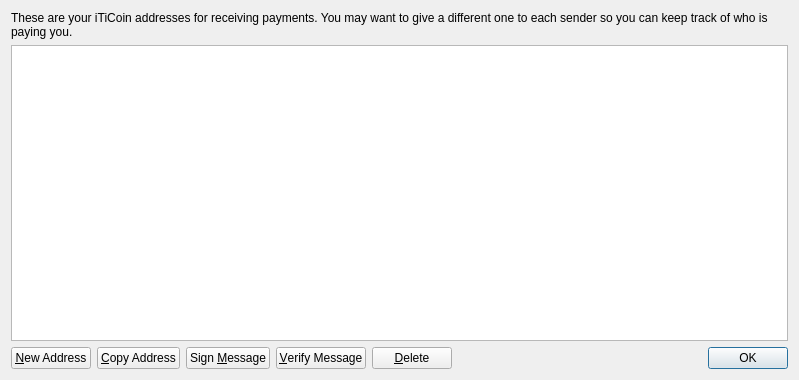
<?xml version="1.0" encoding="UTF-8"?>
<ui version="4.0">
 <class>AddressBookPage</class>
 <widget class="QWidget" name="AddressBookPage">
  <property name="geometry">
   <rect>
    <x>0</x>
    <y>0</y>
    <width>799</width>
    <height>380</height>
   </rect>
  </property>
  <property name="windowTitle">
   <string>Address Book</string>
  </property>
  <layout class="QVBoxLayout" name="verticalLayout">
   <item>
    <widget class="QLabel" name="labelExplanation">
     <property name="text">
      <string>These are your iTiCoin addresses for receiving payments. You may want to give a different one to each sender so you can keep track of who is paying you.</string>
     </property>
     <property name="textFormat">
      <enum>Qt::PlainText</enum>
     </property>
     <property name="wordWrap">
      <bool>true</bool>
     </property>
    </widget>
   </item>
   <item>
    <widget class="QTableView" name="tableView">
     <property name="contextMenuPolicy">
      <enum>Qt::CustomContextMenu</enum>
     </property>
     <property name="toolTip">
      <string>Double-click to edit address or label</string>
     </property>
     <property name="tabKeyNavigation">
      <bool>false</bool>
     </property>
     <property name="alternatingRowColors">
      <bool>true</bool>
     </property>
     <property name="selectionMode">
      <enum>QAbstractItemView::SingleSelection</enum>
     </property>
     <property name="selectionBehavior">
      <enum>QAbstractItemView::SelectRows</enum>
     </property>
     <property name="sortingEnabled">
      <bool>true</bool>
     </property>
     <attribute name="verticalHeaderVisible">
      <bool>false</bool>
     </attribute>
    </widget>
   </item>
   <item>
    <layout class="QHBoxLayout" name="horizontalLayout">
     <item>
      <widget class="QPushButton" name="newAddressButton">
       <property name="toolTip">
        <string>Create a new address</string>
       </property>
       <property name="text">
        <string>&amp;New Address</string>
       </property>
       <property name="icon">
        <iconset resource="../bitcoin.qrc">
         <normaloff>:/icons/add</normaloff>:/icons/add</iconset>
       </property>
      </widget>
     </item>
     <item>
      <widget class="QPushButton" name="copyToClipboard">
       <property name="toolTip">
        <string>Copy the currently selected address to the system clipboard</string>
       </property>
       <property name="text">
        <string>&amp;Copy Address</string>
       </property>
       <property name="icon">
        <iconset resource="../bitcoin.qrc">
         <normaloff>:/icons/editcopy</normaloff>:/icons/editcopy</iconset>
       </property>
      </widget>
     </item>
     <item>
      <widget class="QPushButton" name="signMessage">
       <property name="toolTip">
        <string>Sign a message to prove you own a iTiCoin address</string>
       </property>
       <property name="text">
        <string>Sign &amp;Message</string>
       </property>
       <property name="icon">
        <iconset resource="../bitcoin.qrc">
         <normaloff>:/icons/edit</normaloff>:/icons/edit</iconset>
       </property>
      </widget>
     </item>
     <item>
      <widget class="QPushButton" name="verifyMessage">
       <property name="toolTip">
        <string>Verify a message to ensure it was signed with a specified iTiCoin address</string>
       </property>
       <property name="text">
        <string>&amp;Verify Message</string>
       </property>
       <property name="icon">
        <iconset resource="../bitcoin.qrc">
         <normaloff>:/icons/transaction_0</normaloff>:/icons/transaction_0</iconset>
       </property>
      </widget>
     </item>
     <item>
      <widget class="QPushButton" name="deleteButton">
       <property name="toolTip">
        <string>Delete the currently selected address from the list</string>
       </property>
       <property name="text">
        <string>&amp;Delete</string>
       </property>
       <property name="icon">
        <iconset resource="../bitcoin.qrc">
         <normaloff>:/icons/remove</normaloff>:/icons/remove</iconset>
       </property>
      </widget>
     </item>
     <item>
      <spacer name="horizontalSpacer">
       <property name="orientation">
        <enum>Qt::Horizontal</enum>
       </property>
       <property name="sizeHint" stdset="0">
        <size>
         <width>40</width>
         <height>20</height>
        </size>
       </property>
      </spacer>
     </item>
     <item>
      <widget class="QDialogButtonBox" name="buttonBox">
       <property name="sizePolicy">
        <sizepolicy hsizetype="Maximum" vsizetype="Fixed">
         <horstretch>0</horstretch>
         <verstretch>0</verstretch>
        </sizepolicy>
       </property>
       <property name="standardButtons">
        <set>QDialogButtonBox::Ok</set>
       </property>
      </widget>
     </item>
    </layout>
   </item>
  </layout>
 </widget>
 <resources>
  <include location="../bitcoin.qrc"/>
 </resources>
 <connections/>
</ui>
